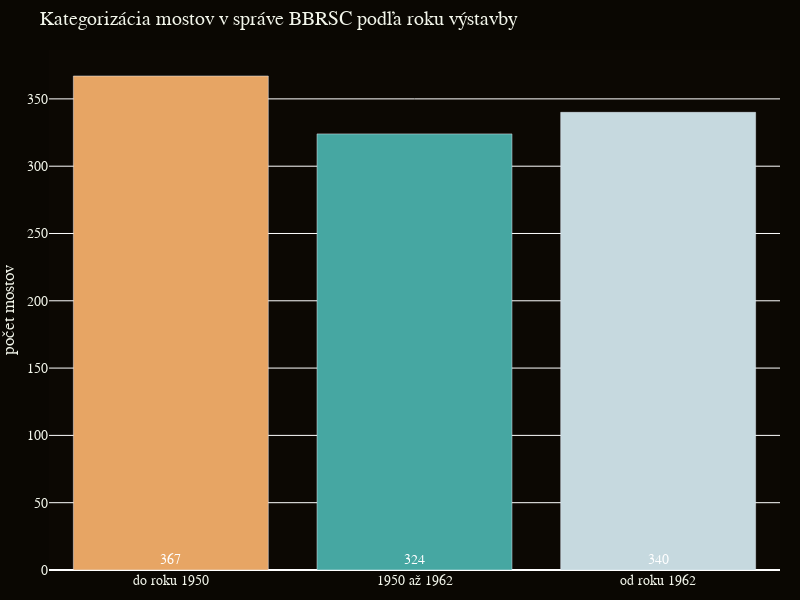

The cell this chart's notebook holds for it:
### Code cell
import pandas as pd
import plotly.graph_objects as go

# Assuming filtered_bridges, bin_counts, and color_palette are defined as in the previous snippet

# Define custom x-axis tick labels
custom_tick_labels = ["do roku 1950", "1950 až 1962", "od roku 1962"]

# Create the histogram with updated x-axis ticks
fig = go.Figure()
fig.add_trace(go.Bar(
    x=custom_tick_labels,  # Use custom labels as x values
    y=bin_counts.values,
    text=bin_counts.values,  # Set text to be the bin counts
    textposition='inside',  # Position the text inside the bars
    # Anchor text to the start (bottom for vertical bars)
    insidetextanchor='start',
    textfont=dict(  # Customize the font of the text
        color='white',  # Set text color to white
        size=14  # Match the font size with the rest of the plot
    ),
    marker_color=color_palette[:len(bin_counts)]  # Apply the color palette
))

# Update the layout
fig.update_layout(
    title="Kategorizácia mostov v správe BBRSC podľa roku výstavby",
    # xaxis_title="kategórie veku",
    yaxis_title="počet mostov",
    plot_bgcolor='#0c0803',  # Set dark background color for plot area
    paper_bgcolor='#0A0702',  # Set dark background color for paper area
    font=dict(family="Montserrat, sans-serif", size=14,
              color="#F2F5EA"),  # Set font properties
    bargap=0.2,
    margin=dict(l=0, r=20, t=50, b=30),  # Adjust margins for tight layout
    width=800,  # Set figure width
    height=600  # Set figure height
)

# Show the plot
fig.show()

### Figure 1 — Plotly figure (JSON) as saved in the notebook; plotly's stock layout.template omitted (floating-point values rounded to 4 significant figures)
{"data": [{"insidetextanchor": "start", "marker": {"color": ["#e7a564", "#46a7a2", "#c6d9df"]}, "text": [367, 324, 340], "textfont": {"color": "white", "size": 14}, "textposition": "inside", "type": "bar", "x": ["do roku 1950", "1950 až 1962", "od roku 1962"], "y": [367, 324, 340]}], "layout": {"bargap": 0.2, "font": {"color": "#F2F5EA", "family": "Montserrat, sans-serif", "size": 14}, "height": 600, "margin": {"b": 30, "l": 0, "r": 20, "t": 50}, "paper_bgcolor": "#0A0702", "plot_bgcolor": "#0c0803", "title": {"text": "Kategorizácia mostov v správe BBRSC podľa roku výstavby"}, "width": 800, "yaxis": {"title": {"text": "počet mostov"}}}}
